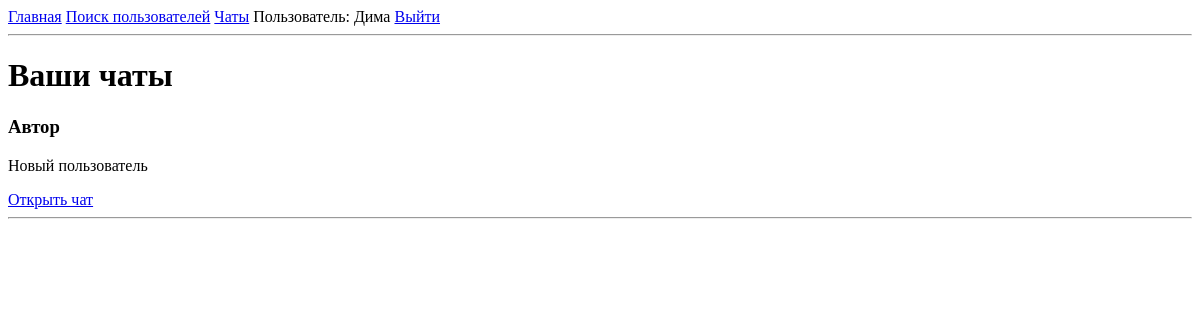
The page /dialogs (signed in) on the database its author committed.
### data/users.py (models this page shows, shortened)
class User(SqlAlchemyBase, UserMixin):
    __tablename__ = 'users'
    id = sqlalchemy.Column(sqlalchemy.Integer,
                           primary_key=True, autoincrement=True)
    name = sqlalchemy.Column(sqlalchemy.String(32),unique=True, nullable=False)
    about = sqlalchemy.Column(sqlalchemy.String(300), nullable=True)
    hashed_password = sqlalchemy.Column(sqlalchemy.String,
                                        nullable=False)
    created_date = sqlalchemy.Column(sqlalchemy.DateTime,
                                     default=datetime.datetime.now)

### main.py (the view)
@app.route('/dialogs')
@login_required
def dialogs():
    session = db_session.create_session()
    messages = session.query(Message).filter(
        sql.or_(
            Message.sender_id == current_user.id,
            Message.receiver_id == current_user.id
        )
    ).all()
    print('11')
    user_ids = set()
    for msg in messages:
        if msg.sender_id != current_user.id:
            user_ids.add(msg.sender_id)
        if msg.receiver_id != current_user.id:
            user_ids.add(msg.receiver_id)
    users = []
    print('111')
    for user_id in user_ids:
        user = session.query(User).get(user_id)
        if user:
            users.append(user)
    return render_template(
        'dialogs.html',
        users=users
    )

### data/db_session.py (called while the page is built)
def create_session() -> Session:
    global __factory
    return __factory()

### main.py (called while the page is built)
@login_manager.user_loader
def load_user(user_id):
    session = db_session.create_session()
    return session.query(User).get(user_id)

### templates/dialogs.html (shortened to what this page needs)
{% extends "base.html" %}
{% block content %}
<h1>Ваши чаты</h1>
{% if users %}
    {% for user in users %}
        <div>
            <h3>{{ user.name }}</h3>
            <p>{{ user.about }}</p>
            <a href="/chat/{{ user.id }}">
                Открыть чат
            </a>
        </div>
        <hr>
    {% endfor %}
{% else %}
    <p>У вас пока нет чатов</p>
{% endif %}
{% endblock %}

### templates/base.html (shortened to what this page needs)
<!DOCTYPE html>
<html lang="ru">
<head>
    <link rel="stylesheet"
          href="{{ url_for('static', filename='css/chat.css') }}">
</head>
<body>
<div>
    <a href="/">Главная</a>
    {% if current_user.is_authenticated %}
        <a href="/search">Поиск пользователей</a>
        <a href="/dialogs">Чаты</a>
        <span>Пользователь: {{ current_user.name }}</span>
        <a href="/logout">Выйти</a>
    {% else %}
        <a href="/login">Войти</a>
        <a href="/register">Регистрация</a>
    {% endif %}
</div>
<hr>
<div>
    {% block content %}
    {% endblock %}
</div>
</body>
</html>

### rows shown on the page
User: name "Дима"
User: name "Автор", about "Новый пользователь"
